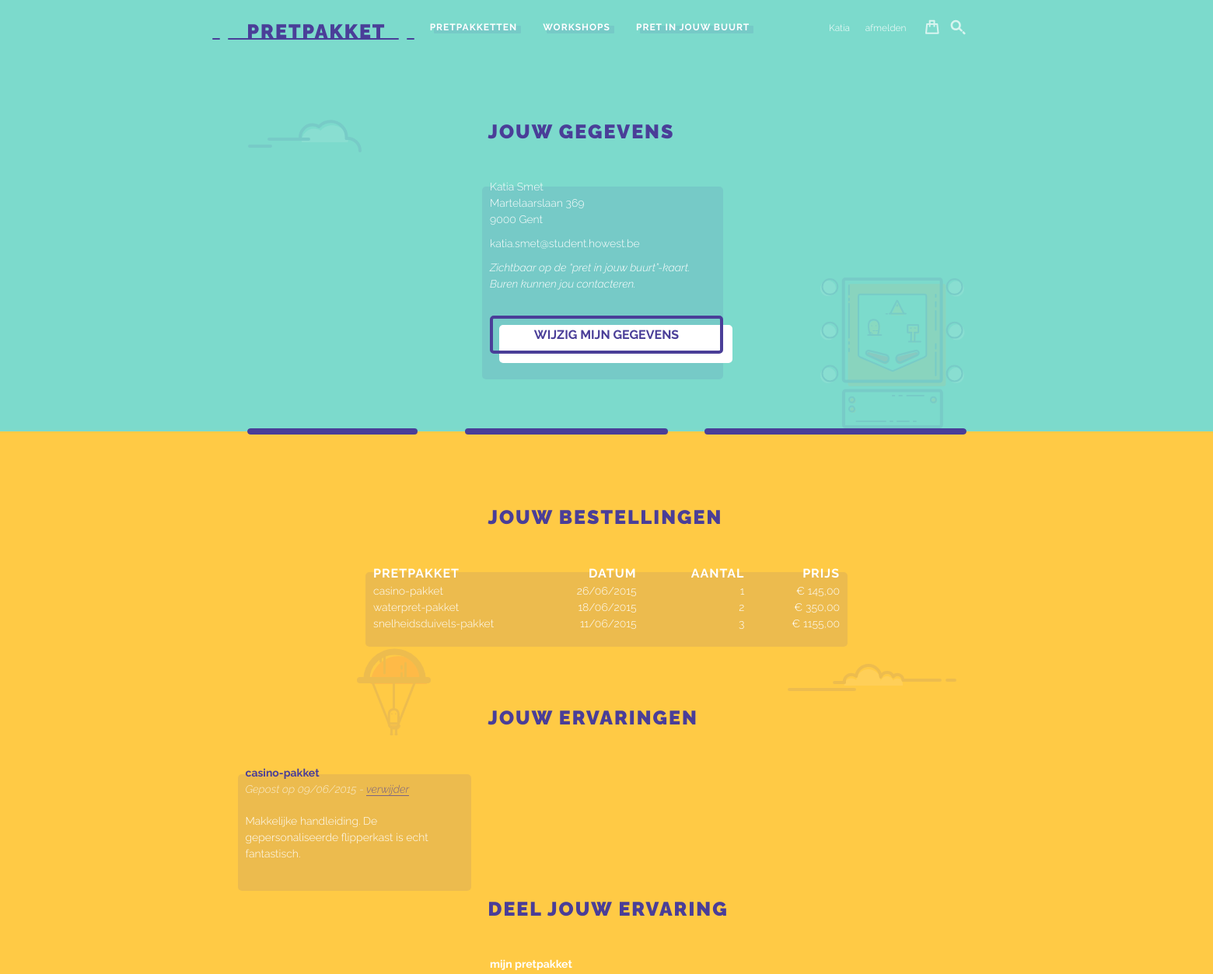
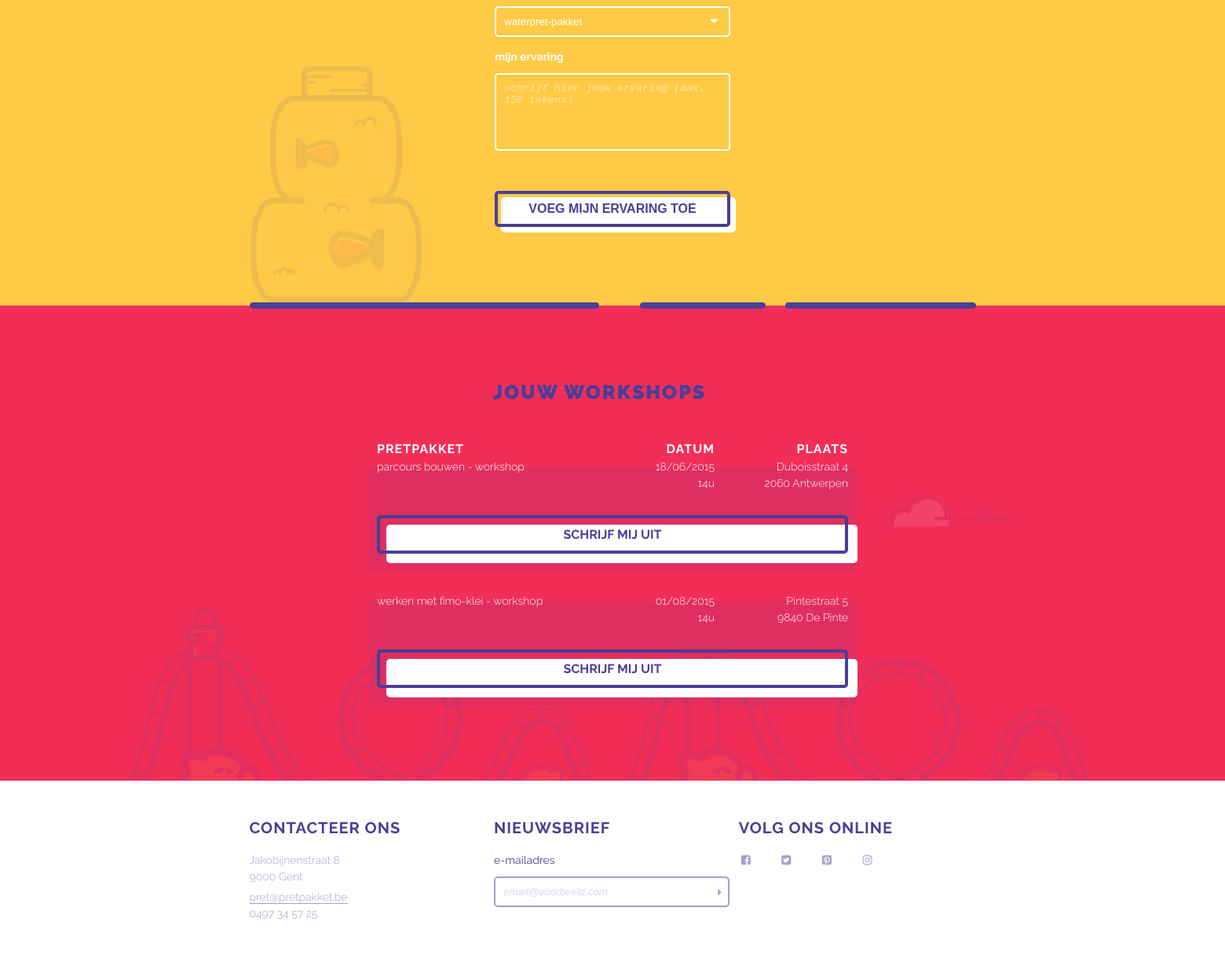
The page /index.php?page=mijnprofiel (signed in) on the database its author committed (2 pictures, top to bottom).
### tables this page shows
CREATE TABLE `dhz_orders` (
`id` int(11) NOT NULL,
  `user_id` int(11) NOT NULL,
  `creation_date` date NOT NULL
);

CREATE TABLE `dhz_packages` (
`id` int(11) NOT NULL,
  `views` int(11) NOT NULL,
  `title` varchar(255) NOT NULL,
  `short_description` varchar(255) NOT NULL,
  `long_description` text NOT NULL,
  `small_image` varchar(255) NOT NULL,
  `large_image` varchar(255) NOT NULL,
  `price` decimal(10,2) NOT NULL,
  `promo` varchar(255) NOT NULL
);

CREATE TABLE `dhz_order_items` (
`id` int(11) NOT NULL,
  `order_id` int(11) NOT NULL,
  `package_id` int(11) NOT NULL,
  `amount` int(11) NOT NULL
);

CREATE TABLE `dhz_reviews` (
`id` int(11) NOT NULL,
  `user_id` int(11) NOT NULL,
  `package_id` int(11) NOT NULL,
  `creation_date` date NOT NULL,
  `review` text NOT NULL
);

CREATE TABLE `dhz_workshop_subscriptions` (
`id` int(11) NOT NULL,
  `user_id` int(11) NOT NULL,
  `workshop_id` int(11) NOT NULL,
  `owner_price` tinyint(4) NOT NULL
);

CREATE TABLE `dhz_workshops` (
`id` int(11) NOT NULL,
  `package_id` int(11) NOT NULL,
  `workshop_title` varchar(255) NOT NULL,
  `short_description` varchar(255) NOT NULL,
  `long_description` text NOT NULL,
  `image` varchar(255) NOT NULL,
  `location` varchar(255) NOT NULL,
  `date_hr` datetime NOT NULL,
  `price` decimal(10,2) NOT NULL,
  `price_owners` decimal(10,2) NOT NULL,
  `max_subscriptions` int(11) NOT NULL
);

### controller/Controller.php (called while the page is built, shortened)
<?php
class Controller {
	public $route;
	public function filter() {
		call_user_func(array($this, $this->route['action']));
	}
	public function render() {
		$this->createViewVarWithContent();
	}
	private function createViewVarWithContent() {
		require WWW_ROOT . 'view' . DS . strtolower($this->route['controller']) . DS . $this->route['action'] . '.php';
	}
	private function renderInLayout() {
		include WWW_ROOT . 'view' . DS . 'layout.php';
	}
}

### index.php (called while the page is built, shortened)
<?php
$routes = array(
    'home' => array(
    	'controller' => 'Packages',
    	'action' => 'index'
    ),
    'pakketten' => array(
    	'controller' => 'Packages',
    	'action' => 'overview'
    ),
    'pakket_detail' => array(
    	'controller' => 'Packages',
    	'action' => 'detail'
    ),
    'pretinjouwbuurt' => array(
    	'controller' => 'Packages',
    	'action' => 'neighbourhood'
    ),
    'search' => array(
        'controller' => 'Packages',
        'action' => 'search'
    ),
    'workshops' => array(
    	'controller' => 'Workshops',
    	'action' => 'overview'
    ),
    'workshop_detail' => array(
    	'controller' => 'Workshops',
    	'action' => 'detail'
    ),
    'login' => array(
        'controller' => 'Users',
        'action' => 'login'
    ),
    'logout' => array(
        'controller' => 'Users',
        'action' => 'logout'
    ),
    'registreren' => array(
        'controller' => 'Users',
        'action' => 'register'
    ),
    'wijzig' => array(
        'controller' => 'Users',
        'action' => 'edit'
    ),
    'newsletter' => array(
        'controller' => 'Users',
        'action' => 'newsletter'
    ),
    'mijnprofiel' => array(
        'controller' => 'Users',
        'action' => 'account'
    ),
    'winkelwagen' => array(
        'controller' => 'Orders',
        'action' => 'cart'
    ),
    'add-package' => array(
        'controller' => 'Orders',
        'action' => 'add_package'
    ),
    'bestellen' => array(
        'controller' => 'Orders',
        'action' => 'place_order'
    )
);
$route = $routes[$_GET['page']];
$controllerObj = new $controllerName();
$controllerObj->route = $route;
$controllerObj->filter();
$controllerObj->render();

### controller/UsersController.php (called while the page is built, shortened)
<?php
require_once WWW_ROOT . 'controller' . DS . 'Controller.php';
class UsersController extends Controller {
	function __construct() {
		require_once WWW_ROOT . 'dao/OrderDAO.php';
		require_once WWW_ROOT . 'dao/WorkshopSubscriptionsDAO.php';
		require_once WWW_ROOT . 'dao/ReviewDAO.php';
		$this->orderDAO = new OrderDAO();
		$this->workshopSubscriptionsDAO = new WorkshopSubscriptionsDAO();
		$this->reviewDAO = new ReviewDAO();
	}
	public function account() {
		$orders = $this ->orderDAO->selectByUserId($_SESSION['user']['id']);
		$workshops = $this->workshopSubscriptionsDAO->selectByUserId($_SESSION['user']['id']);
		$reviews = $this->reviewDAO->selectByUser($_SESSION['user']['id']);
		$emptyReviews = $this->reviewDAO->selectEmptyByUser($_SESSION['user']['id']);
	}
}

### dao/OrderDAO.php (called while the page is built, shortened)
<?php
class OrderDAO extends DAO {
	public function selectByUserId($id) {
		$sql = "SELECT dhz_orders.*, dhz_order_items.*, dhz_packages.title, dhz_packages.price, dhz_packages.id AS 'ordered_package_id' FROM `dhz_orders`
				INNER JOIN `dhz_order_items` ON dhz_orders.id = dhz_order_items.order_id
				INNER JOIN `dhz_packages` ON dhz_order_items.package_id = dhz_packages.id
				WHERE dhz_orders.user_id = :id ORDER BY `creation_date` DESC";
		$stmt = $this->pdo->prepare($sql);
		$stmt->bindValue(':id', $id);
		$stmt->execute();
		return $stmt->fetchAll(PDO::FETCH_ASSOC);
	}
}

### dao/ReviewDAO.php (called while the page is built, shortened)
<?php
class ReviewDAO extends DAO {
	public function selectByUser($id) {
		$sql = "SELECT dhz_reviews.*, dhz_packages.title FROM `dhz_reviews`
				INNER JOIN `dhz_users` ON dhz_reviews.user_id = dhz_users.id
				INNER JOIN `dhz_packages` ON dhz_reviews.package_id = dhz_packages.id
				WHERE dhz_reviews.user_id = :id ORDER BY `creation_date` DESC";
		$stmt = $this->pdo->prepare($sql);
		$stmt->bindValue(':id', $id);
		$stmt->execute();
		return $stmt->fetchAll(PDO::FETCH_ASSOC);
	}
	public function selectEmptyByUser($user_id) {
		$sql = "SELECT `dhz_order_items`.*, `dhz_packages`.title FROM `dhz_order_items`
				INNER JOIN `dhz_orders` ON `dhz_order_items`.order_id = `dhz_orders`.id
				INNER JOIN `dhz_packages` ON dhz_order_items.package_id = dhz_packages.id
				WHERE dhz_orders.user_id = :user_id AND dhz_order_items.package_id
				NOT IN (SELECT package_id FROM dhz_reviews WHERE user_id = :user_id)";
		$stmt = $this->pdo->prepare($sql);
		$stmt->bindValue(':user_id', $user_id);
		$stmt->bindValue(':user_id', $user_id);
		$stmt->execute();
		return $stmt->fetchAll(PDO::FETCH_ASSOC);
	}
}

### dao/WorkshopSubscriptionsDAO.php (called while the page is built, shortened)
<?php
class WorkshopSubscriptionsDAO extends DAO {
	public function selectByUserId($id) {
		$sql = "SELECT dhz_workshop_subscriptions.workshop_id, dhz_workshops.* FROM `dhz_workshop_subscriptions` INNER JOIN `dhz_workshops` ON dhz_workshop_subscriptions.workshop_id = dhz_workshops.id WHERE dhz_workshop_subscriptions.user_id = :id";
		$stmt = $this->pdo->prepare($sql);
		$stmt->bindValue(':id', $id);
		$stmt->execute();
		return $stmt->fetchAll(PDO::FETCH_ASSOC);
	}
}

### view/users/account.php (the view, shortened to what this page needs)
<?php
	if(empty($_SESSION['user'])) {
		echo "<p>Je moet ingelogd zijn om toegang te krijgen tot jouw account.</p>";
	} else {
?>
<section class="myprofile sect-1">
	<h1>jouw gegevens</h1>
	<div class="profile-personal-data">
		<ul>
			<li><?php echo $_SESSION['user']['first_name'] . " " . $_SESSION['user']['last_name']; ?></li>
			<li><?php echo $_SESSION['user']['adres']; ?></li>
			<li><?php echo $_SESSION['user']['postal_code'] . " " . $_SESSION['user']['city']; ?></li>
		</ul>
		<p><?php echo $_SESSION['user']['e_mail']; ?></p>
		<p class="neighbour-data">
		<?php
			if($_SESSION['user']['visible_map'] == 0) {
				echo 'Onzichtbaar op de “pret in jouw buurt”-kaart.<br />';
			} else {
				echo 'Zichtbaar op de “pret in jouw buurt”-kaart.<br />';
			}
			if($_SESSION['user']['contact_possible'] == 0) {
				echo 'Buren kunnen jou niet contacteren.';
			} else {
				echo 'Buren kunnen jou contacteren.';
			}
		?>
		</p>
		<a class="button" href="index.php?page=wijzig">Wijzig mijn gegevens</a>
	</div>
</section>
<div class="yellow-sect">
<section  class="myprofile sect-2">
	<h1>jouw bestellingen</h1>
	<?php
		if(!empty($orders)) {
	?>
	<table class='my-profile myorders-tbl'>
		<thead>
			<tr>
				<th class='packet-name' colspan='2'>Pretpakket</th>
				<th class='packet-date'>Datum</th>
				<th class='packet-quantity'>Aantal</th>
				<th class='price'>Prijs</th>
			</tr>
		</thead>
		<tbody>
			<?php
				foreach($orders as $order) {
					$price = $order['price'] * $order['amount'];
					$totalPrice = number_format($price, 2, ',', '');
					$datum = date("d/m/Y", strtotime($order['creation_date']));
			?>
			<tr class='item'>
				<td class='packet-name' colspan='2'><?php echo $order['title']; ?></td>
				<td class='packet-date'><?php echo $datum; ?></td>
				<td class='packet-quantity'><?php echo $order['amount']; ?></td>
				<td class='price'>€ <?php echo $totalPrice; ?></td>
			</tr>
			<?php
				}
			?>
		</tbody>
	</table>
	<?php
		if(!empty($reviews)) {
	?>
	<h1>Jouw ervaringen</h1>
	<ul class="latest-reviews">
		<?php
			foreach($reviews as $review) {
				$datum = date("d/m/Y", strtotime($review['creation_date']));
		?>
		<li>
			<p class="review-name"><?php echo $review['title']; ?></p>
			<p class="side-info">Gepost op <?php echo $datum; ?> - 	<a href='index.php?page=mijnprofiel&amp;action=delete-review&amp;review-id=<?php echo $review['id']; ?>'>verwijder</a>
			</p>
			<q><?php echo $review['review']; ?></q>
		</li>
		<?php
			}
		?>
	</ul>
	<?php
		}
	?>
	<h1>deel jouw ervaring</h1>
	<form method="post" class="review-form" >
		<div>
	        <label class="select-form">
	            <span class="form-label">mijn pretpakket</span>
	            <select placeholder="jouw bestelde pretpakketten" name='package_id'>
	            	<?php
	            		foreach($emptyReviews as $emptyReview) {
							echo "<option value='". $emptyReview['package_id'] ."'>" . $emptyReview['title'] . "</option>";
						}
	            	?>
				</select>
	        </label>
	        <label>
	            <span class="form-label">mijn ervaring</span>
	            <textarea name="review" placeholder="schrijf hier jouw ervaring (max. 150 tekens)" rows="5" maxlength="150"></textarea>
	        </label>
	    </div>
	    <div class="sbmt-bg">
	        <input type="submit" name="action" value="voeg mijn ervaring toe"/>
	    </div>
	</form>
	<?php
		} else {
			echo "<p>Je heb nog geen pretpakket besteld.</p>";
		}
	?>
</section>
</div>
<div class="red-sect">
<section  class="myprofile sect-3">
	<h1>jouw workshops</h1>
	<div class='my-profile myworkshops-tbl'>
		<?php
			if(!empty($workshops)) {
		?>
		<table class="tbl-hd">
			<tr>
				<td class='workshop-name' colspan='2'>Pretpakket</td>
				<td class='workshop-date'>Datum</td>
				<td class='place'>Plaats</td>
			</tr>
		</table>
		<?php
				foreach($workshops as $workshop) {
					$datum = date("d/m/Y", strtotime($workshop['date_hr']));
					$uur = date("H", strtotime($workshop['date_hr']));
		?>
		<div class="workshop">
			<table>
				<tr>
					<td class='workshop-name' colspan='2'><?php echo $workshop['workshop_title']; ?></td>
					<td class='workshop-date'><?php echo $datum; ?> <br /> <?php echo $uur; ?>u</td>
					<td class='place'><?php echo $workshop['location']; ?></td>
				</tr>
			</table>
			<a class="button unsubscribe-workshop" href='index.php?page=mijnprofiel&amp;action=unsubscribe&amp;workshop-id=<?php echo $workshop['id']; ?>'>schrijf mij uit</a>
		</div>
		<?php
				}
			} else {
				echo "<p>Je bent niet ingeschreven voor een workshop.</p>";
			}
		?>
	</div>
</section>
</div>
<?php
	};
?>

### rows shown on the page
dhz_orders: dhz_packages.title "casino-pakket", creation_date "26/06/2015", dhz_order_items.amount "1", dhz_packages.price "145,00"
dhz_orders: dhz_packages.title "waterpret-pakket", creation_date "18/06/2015", dhz_order_items.amount "2", dhz_packages.price "350,00"
dhz_orders: dhz_packages.title "snelheidsduivels-pakket", creation_date "11/06/2015", dhz_order_items.amount "3", dhz_packages.price "1155,00"
dhz_reviews: dhz_packages.title "casino-pakket", creation_date "09/06/2015", review "Makkelijke handleiding. De gepersonaliseerde flipperkast is echt fantastisch."
dhz_workshop_subscriptions: dhz_workshops.workshop_title "parcours bouwen - workshop", dhz_workshops.date_hr "18/06/2015", dhz_workshops.date_hr "14", dhz_workshops.location "Duboisstraat 4 2060 Antwerpen"
dhz_workshop_subscriptions: dhz_workshops.workshop_title "werken met fimo-klei - workshop", dhz_workshops.date_hr "01/08/2015", dhz_workshops.date_hr "14", dhz_workshops.location "Pintestraat 5 9840 De Pinte"

### other values the page prints
$page "PRETPAKKETTEN"
$page "WORKSHOPS"
$page "PRET IN JOUW BUURT"
$_SESSION['user']['first_name'] "Katia"
$_SESSION['user']['last_name'] "Smet"
$_SESSION['user']['adres'] "Martelaarslaan 369"
$_SESSION['user']['postal_code'] "9000"
$_SESSION['user']['city'] "Gent"
$_SESSION['user']['e_mail'] "katia.smet@student.howest.be"
form field package_id "waterpret-pakket"
